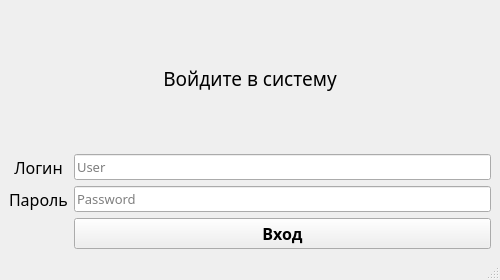
<?xml version="1.0" encoding="UTF-8"?>
<ui version="4.0">
 <class>MainWindow</class>
 <widget class="QMainWindow" name="MainWindow">
  <property name="geometry">
   <rect>
    <x>0</x>
    <y>0</y>
    <width>500</width>
    <height>280</height>
   </rect>
  </property>
  <property name="minimumSize">
   <size>
    <width>400</width>
    <height>250</height>
   </size>
  </property>
  <property name="maximumSize">
   <size>
    <width>600</width>
    <height>300</height>
   </size>
  </property>
  <property name="windowTitle">
   <string>Вход в систему</string>
  </property>
  <widget class="QWidget" name="centralwidget">
   <layout class="QGridLayout" name="gridLayout">
    <item row="0" column="0" colspan="2">
     <widget class="QLabel" name="label">
      <property name="font">
       <font>
        <family>Candara</family>
        <pointsize>14</pointsize>
       </font>
      </property>
      <property name="mouseTracking">
       <bool>false</bool>
      </property>
      <property name="autoFillBackground">
       <bool>false</bool>
      </property>
      <property name="frameShape">
       <enum>QFrame::NoFrame</enum>
      </property>
      <property name="text">
       <string>Войдите в систему</string>
      </property>
      <property name="alignment">
       <set>Qt::AlignCenter</set>
      </property>
     </widget>
    </item>
    <item row="1" column="0">
     <widget class="QLabel" name="label_2">
      <property name="font">
       <font>
        <family>Candara</family>
        <pointsize>12</pointsize>
       </font>
      </property>
      <property name="mouseTracking">
       <bool>false</bool>
      </property>
      <property name="autoFillBackground">
       <bool>false</bool>
      </property>
      <property name="frameShape">
       <enum>QFrame::NoFrame</enum>
      </property>
      <property name="text">
       <string>Логин</string>
      </property>
      <property name="alignment">
       <set>Qt::AlignCenter</set>
      </property>
     </widget>
    </item>
    <item row="1" column="1">
     <widget class="QLineEdit" name="login">
      <property name="font">
       <font>
        <family>Candara</family>
        <pointsize>10</pointsize>
       </font>
      </property>
      <property name="mouseTracking">
       <bool>false</bool>
      </property>
      <property name="text">
       <string/>
      </property>
      <property name="placeholderText">
       <string>User</string>
      </property>
     </widget>
    </item>
    <item row="2" column="0">
     <widget class="QLabel" name="label_3">
      <property name="font">
       <font>
        <family>Candara</family>
        <pointsize>12</pointsize>
       </font>
      </property>
      <property name="mouseTracking">
       <bool>false</bool>
      </property>
      <property name="autoFillBackground">
       <bool>false</bool>
      </property>
      <property name="frameShape">
       <enum>QFrame::NoFrame</enum>
      </property>
      <property name="text">
       <string>Пароль</string>
      </property>
      <property name="alignment">
       <set>Qt::AlignCenter</set>
      </property>
     </widget>
    </item>
    <item row="2" column="1">
     <widget class="QLineEdit" name="password">
      <property name="font">
       <font>
        <family>Candara</family>
        <pointsize>10</pointsize>
       </font>
      </property>
      <property name="mouseTracking">
       <bool>false</bool>
      </property>
      <property name="text">
       <string/>
      </property>
      <property name="echoMode">
       <enum>QLineEdit::Password</enum>
      </property>
      <property name="placeholderText">
       <string>Password</string>
      </property>
     </widget>
    </item>
    <item row="3" column="1">
     <widget class="QPushButton" name="authButton">
      <property name="font">
       <font>
        <family>Candara</family>
        <pointsize>12</pointsize>
        <weight>75</weight>
        <bold>true</bold>
       </font>
      </property>
      <property name="cursor">
       <cursorShape>PointingHandCursor</cursorShape>
      </property>
      <property name="text">
       <string>Вход</string>
      </property>
     </widget>
    </item>
   </layout>
  </widget>
  <widget class="QStatusBar" name="statusbar"/>
 </widget>
 <resources/>
 <connections/>
</ui>
